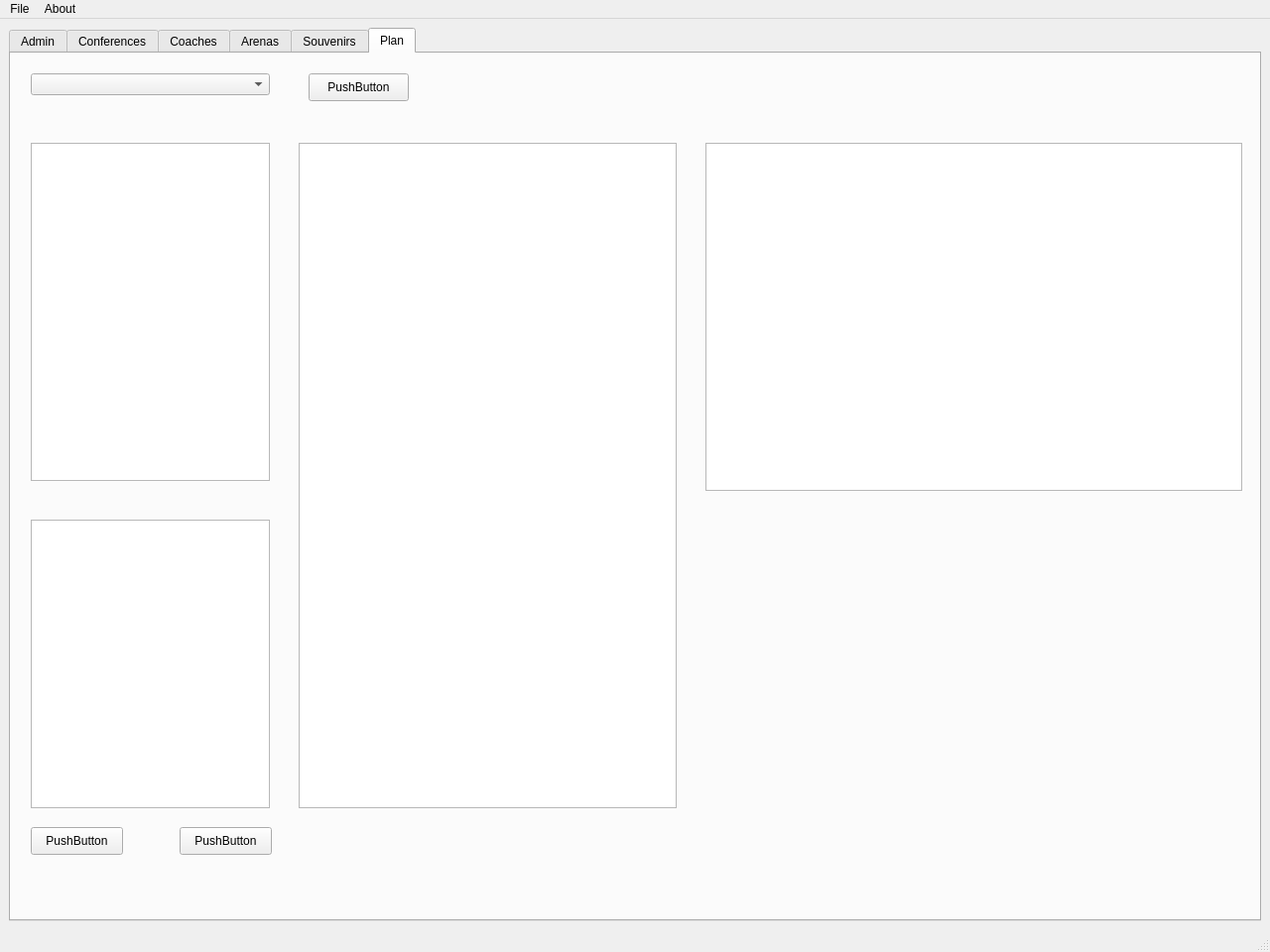
<?xml version="1.0" encoding="UTF-8"?>
<ui version="4.0">
 <class>MainWindow</class>
 <widget class="QMainWindow" name="MainWindow">
  <property name="geometry">
   <rect>
    <x>0</x>
    <y>0</y>
    <width>1280</width>
    <height>960</height>
   </rect>
  </property>
  <property name="windowTitle">
   <string>Let's Play NBA Basketball</string>
  </property>
  <widget class="QWidget" name="centralwidget">
   <layout class="QVBoxLayout" name="verticalLayout_2">
    <item>
     <widget class="QTabWidget" name="tabWidget">
      <property name="tabPosition">
       <enum>QTabWidget::North</enum>
      </property>
      <property name="tabShape">
       <enum>QTabWidget::Rounded</enum>
      </property>
      <property name="currentIndex">
       <number>5</number>
      </property>
      <widget class="QWidget" name="adminTab">
       <attribute name="title">
        <string>Admin</string>
       </attribute>
       <layout class="QGridLayout" name="gridLayout_2">
        <item row="0" column="0">
         <layout class="QVBoxLayout" name="verticalLayout">
          <item>
           <layout class="QHBoxLayout" name="horizontalLayout_2">
            <item>
             <widget class="QLabel" name="editStadiumData_label">
              <property name="sizePolicy">
               <sizepolicy hsizetype="Fixed" vsizetype="Preferred">
                <horstretch>0</horstretch>
                <verstretch>0</verstretch>
               </sizepolicy>
              </property>
              <property name="text">
               <string>Select Stadium</string>
              </property>
             </widget>
            </item>
            <item>
             <widget class="QComboBox" name="editStadiumData_comboBox">
              <property name="sizePolicy">
               <sizepolicy hsizetype="MinimumExpanding" vsizetype="Fixed">
                <horstretch>0</horstretch>
                <verstretch>0</verstretch>
               </sizepolicy>
              </property>
              <property name="maximumSize">
               <size>
                <width>350</width>
                <height>16777215</height>
               </size>
              </property>
             </widget>
            </item>
            <item>
             <spacer name="horizontalSpacer">
              <property name="orientation">
               <enum>Qt::Horizontal</enum>
              </property>
              <property name="sizeHint" stdset="0">
               <size>
                <width>40</width>
                <height>20</height>
               </size>
              </property>
             </spacer>
            </item>
            <item>
             <widget class="QPushButton" name="editStadiumData_resetButton">
              <property name="text">
               <string>Reset</string>
              </property>
             </widget>
            </item>
            <item>
             <widget class="QPushButton" name="editStadiumData_submitButton">
              <property name="text">
               <string>Submit</string>
              </property>
             </widget>
            </item>
           </layout>
          </item>
          <item>
           <spacer name="verticalSpacer_2">
            <property name="orientation">
             <enum>Qt::Vertical</enum>
            </property>
            <property name="sizeHint" stdset="0">
             <size>
              <width>20</width>
              <height>40</height>
             </size>
            </property>
           </spacer>
          </item>
          <item>
           <layout class="QHBoxLayout" name="horizontalLayout">
            <item>
             <layout class="QFormLayout" name="formLayout">
              <item row="0" column="0">
               <widget class="QLabel" name="editStadiumData_editConference_label">
                <property name="text">
                 <string>Conference</string>
                </property>
               </widget>
              </item>
              <item row="0" column="1">
               <widget class="QComboBox" name="editStadiumData_editConference_comboBox"/>
              </item>
              <item row="1" column="0">
               <widget class="QLabel" name="editStadiumData_editDeivision_label">
                <property name="text">
                 <string>Division</string>
                </property>
               </widget>
              </item>
              <item row="1" column="1">
               <widget class="QLineEdit" name="editStadiumData_editDivision_lineEdit"/>
              </item>
              <item row="2" column="0">
               <widget class="QLabel" name="editStadiumData_editTeamName_label">
                <property name="text">
                 <string>Team Name</string>
                </property>
               </widget>
              </item>
              <item row="2" column="1">
               <widget class="QLineEdit" name="editStadiumData_editTeamName_lineEdit"/>
              </item>
              <item row="3" column="0">
               <widget class="QLabel" name="editStadiumData_editLocation_label">
                <property name="text">
                 <string>Location</string>
                </property>
               </widget>
              </item>
              <item row="3" column="1">
               <widget class="QLineEdit" name="editStadiumData_editLocation_lineEdit"/>
              </item>
             </layout>
            </item>
            <item>
             <layout class="QFormLayout" name="formLayout_2">
              <item row="0" column="0">
               <widget class="QLabel" name="editStadiumData_editArenaName_label">
                <property name="text">
                 <string>Arena Name</string>
                </property>
               </widget>
              </item>
              <item row="0" column="1">
               <widget class="QLineEdit" name="editStadiumData_editArenaName_lineEdit"/>
              </item>
              <item row="1" column="0">
               <widget class="QLabel" name="editStadiumData_editStadiumCapacity_label">
                <property name="text">
                 <string>Stadium Capacity</string>
                </property>
               </widget>
              </item>
              <item row="1" column="1">
               <widget class="QSpinBox" name="editStadiumData_editStadiumCapacity_spinBox">
                <property name="maximum">
                 <number>999999</number>
                </property>
               </widget>
              </item>
              <item row="2" column="0">
               <widget class="QLabel" name="editStadiumData_editJoinedLeague_label">
                <property name="text">
                 <string>Joined League</string>
                </property>
               </widget>
              </item>
              <item row="2" column="1">
               <widget class="QSpinBox" name="editStadiumData_editJoinedLeague_spinBox">
                <property name="maximum">
                 <number>9999</number>
                </property>
               </widget>
              </item>
              <item row="3" column="0">
               <widget class="QLabel" name="editStadiumData_editCoach_label">
                <property name="text">
                 <string>Coach</string>
                </property>
               </widget>
              </item>
              <item row="3" column="1">
               <widget class="QLineEdit" name="editStadiumData_editCoach_lineEdit"/>
              </item>
             </layout>
            </item>
           </layout>
          </item>
          <item>
           <spacer name="verticalSpacer">
            <property name="orientation">
             <enum>Qt::Vertical</enum>
            </property>
            <property name="sizeHint" stdset="0">
             <size>
              <width>20</width>
              <height>40</height>
             </size>
            </property>
           </spacer>
          </item>
          <item>
           <layout class="QHBoxLayout" name="horizontalLayout_5">
            <item>
             <spacer name="horizontalSpacer_7">
              <property name="orientation">
               <enum>Qt::Horizontal</enum>
              </property>
              <property name="sizeHint" stdset="0">
               <size>
                <width>40</width>
                <height>20</height>
               </size>
              </property>
             </spacer>
            </item>
            <item>
             <layout class="QGridLayout" name="gridLayout">
              <item row="1" column="0">
               <widget class="QLabel" name="editSouvenir_label_3">
                <property name="text">
                 <string>Souvenir</string>
                </property>
               </widget>
              </item>
              <item row="3" column="0" colspan="2">
               <layout class="QHBoxLayout" name="horizontalLayout_6">
                <item>
                 <widget class="QPushButton" name="editSouvenir_deleteButton">
                  <property name="text">
                   <string>Delete</string>
                  </property>
                 </widget>
                </item>
                <item>
                 <widget class="QPushButton" name="editSouvenir_submitButton">
                  <property name="text">
                   <string>Submit</string>
                  </property>
                 </widget>
                </item>
               </layout>
              </item>
              <item row="2" column="1">
               <widget class="QDoubleSpinBox" name="editSouvenir_doubleSpinBox"/>
              </item>
              <item row="1" column="1">
               <widget class="QComboBox" name="editSouvenir_comboBox"/>
              </item>
              <item row="0" column="0" colspan="2">
               <layout class="QHBoxLayout" name="horizontalLayout_3">
                <item>
                 <spacer name="horizontalSpacer_4">
                  <property name="orientation">
                   <enum>Qt::Horizontal</enum>
                  </property>
                  <property name="sizeHint" stdset="0">
                   <size>
                    <width>40</width>
                    <height>20</height>
                   </size>
                  </property>
                 </spacer>
                </item>
                <item>
                 <widget class="QLabel" name="editSouvenir_label">
                  <property name="text">
                   <string>Edit Souvenir</string>
                  </property>
                 </widget>
                </item>
                <item>
                 <spacer name="horizontalSpacer_5">
                  <property name="orientation">
                   <enum>Qt::Horizontal</enum>
                  </property>
                  <property name="sizeHint" stdset="0">
                   <size>
                    <width>40</width>
                    <height>20</height>
                   </size>
                  </property>
                 </spacer>
                </item>
               </layout>
              </item>
              <item row="2" column="0">
               <widget class="QLabel" name="editSouvenir_label_4">
                <property name="text">
                 <string>Price</string>
                </property>
               </widget>
              </item>
             </layout>
            </item>
            <item>
             <spacer name="horizontalSpacer_6">
              <property name="orientation">
               <enum>Qt::Horizontal</enum>
              </property>
              <property name="sizeHint" stdset="0">
               <size>
                <width>40</width>
                <height>20</height>
               </size>
              </property>
             </spacer>
            </item>
            <item>
             <layout class="QFormLayout" name="formLayout_3">
              <item row="0" column="0" colspan="2">
               <layout class="QHBoxLayout" name="horizontalLayout_4">
                <item>
                 <spacer name="horizontalSpacer_3">
                  <property name="orientation">
                   <enum>Qt::Horizontal</enum>
                  </property>
                  <property name="sizeHint" stdset="0">
                   <size>
                    <width>40</width>
                    <height>20</height>
                   </size>
                  </property>
                 </spacer>
                </item>
                <item>
                 <widget class="QLabel" name="addSouvenir_label">
                  <property name="text">
                   <string>Add Souvenir</string>
                  </property>
                 </widget>
                </item>
                <item>
                 <spacer name="horizontalSpacer_2">
                  <property name="orientation">
                   <enum>Qt::Horizontal</enum>
                  </property>
                  <property name="sizeHint" stdset="0">
                   <size>
                    <width>40</width>
                    <height>20</height>
                   </size>
                  </property>
                 </spacer>
                </item>
               </layout>
              </item>
              <item row="1" column="0">
               <widget class="QLabel" name="addSouvenir_label_2">
                <property name="text">
                 <string>Name</string>
                </property>
               </widget>
              </item>
              <item row="1" column="1">
               <widget class="QLineEdit" name="addSouvenir_lineEdit"/>
              </item>
              <item row="2" column="0">
               <widget class="QLabel" name="addSouvenir_label_3">
                <property name="text">
                 <string>Price</string>
                </property>
               </widget>
              </item>
              <item row="2" column="1">
               <widget class="QDoubleSpinBox" name="addSouvenir_doubleSpinBox"/>
              </item>
              <item row="3" column="1">
               <widget class="QPushButton" name="addSouvenir_pushButton">
                <property name="text">
                 <string>Submit</string>
                </property>
               </widget>
              </item>
             </layout>
            </item>
            <item>
             <spacer name="horizontalSpacer_8">
              <property name="orientation">
               <enum>Qt::Horizontal</enum>
              </property>
              <property name="sizeHint" stdset="0">
               <size>
                <width>40</width>
                <height>20</height>
               </size>
              </property>
             </spacer>
            </item>
           </layout>
          </item>
          <item>
           <spacer name="verticalSpacer_3">
            <property name="orientation">
             <enum>Qt::Vertical</enum>
            </property>
            <property name="sizeHint" stdset="0">
             <size>
              <width>20</width>
              <height>40</height>
             </size>
            </property>
           </spacer>
          </item>
         </layout>
        </item>
       </layout>
      </widget>
      <widget class="QWidget" name="conferencesTab">
       <attribute name="title">
        <string>Conferences</string>
       </attribute>
       <layout class="QGridLayout" name="gridLayout_3">
        <item row="0" column="0">
         <widget class="QSplitter" name="splitter">
          <property name="frameShape">
           <enum>QFrame::Box</enum>
          </property>
          <property name="orientation">
           <enum>Qt::Horizontal</enum>
          </property>
          <widget class="QColumnView" name="conferences_columnView"/>
          <widget class="QTableView" name="conferences_tableView">
           <property name="sizePolicy">
            <sizepolicy hsizetype="Minimum" vsizetype="Expanding">
             <horstretch>0</horstretch>
             <verstretch>0</verstretch>
            </sizepolicy>
           </property>
          </widget>
         </widget>
        </item>
       </layout>
      </widget>
      <widget class="QWidget" name="coachesTab">
       <attribute name="title">
        <string>Coaches</string>
       </attribute>
      </widget>
      <widget class="QWidget" name="arenasTab">
       <attribute name="title">
        <string>Arenas</string>
       </attribute>
      </widget>
      <widget class="QWidget" name="sourvenirsTab">
       <attribute name="title">
        <string>Souvenirs</string>
       </attribute>
      </widget>
      <widget class="QWidget" name="planTab">
       <attribute name="title">
        <string>Plan</string>
       </attribute>
       <widget class="QComboBox" name="selectStartTeamForRecursiveTrip_comboBox">
        <property name="geometry">
         <rect>
          <x>20</x>
          <y>20</y>
          <width>241</width>
          <height>22</height>
         </rect>
        </property>
       </widget>
       <widget class="QTableView" name="selectDestinationStadiumsForRecursiveTrip_tableView">
        <property name="geometry">
         <rect>
          <x>20</x>
          <y>90</y>
          <width>241</width>
          <height>341</height>
         </rect>
        </property>
       </widget>
       <widget class="QTextBrowser" name="displayDestinationStadiumsForRecursiveTrip_textBrowser">
        <property name="geometry">
         <rect>
          <x>20</x>
          <y>470</y>
          <width>241</width>
          <height>291</height>
         </rect>
        </property>
       </widget>
       <widget class="QTableWidget" name="displayRecursiveTrip_tableWidget">
        <property name="geometry">
         <rect>
          <x>290</x>
          <y>90</y>
          <width>381</width>
          <height>671</height>
         </rect>
        </property>
       </widget>
       <widget class="QTableWidget" name="purchaseSouvenirsForRecursiveTrip_tableWidget">
        <property name="geometry">
         <rect>
          <x>700</x>
          <y>90</y>
          <width>541</width>
          <height>351</height>
         </rect>
        </property>
       </widget>
       <widget class="QPushButton" name="resetRecursiveTrip_pushButton">
        <property name="geometry">
         <rect>
          <x>20</x>
          <y>780</y>
          <width>93</width>
          <height>28</height>
         </rect>
        </property>
        <property name="text">
         <string>PushButton</string>
        </property>
       </widget>
       <widget class="QPushButton" name="createRecursiveTrip_pushButton">
        <property name="geometry">
         <rect>
          <x>170</x>
          <y>780</y>
          <width>93</width>
          <height>28</height>
         </rect>
        </property>
        <property name="text">
         <string>PushButton</string>
        </property>
       </widget>
       <widget class="QPushButton" name="createAutomaticRecursiveTrip_pushButton">
        <property name="geometry">
         <rect>
          <x>300</x>
          <y>20</y>
          <width>101</width>
          <height>28</height>
         </rect>
        </property>
        <property name="text">
         <string>PushButton</string>
        </property>
       </widget>
      </widget>
     </widget>
    </item>
   </layout>
  </widget>
  <widget class="QMenuBar" name="menubar">
   <property name="geometry">
    <rect>
     <x>0</x>
     <y>0</y>
     <width>1280</width>
     <height>26</height>
    </rect>
   </property>
   <widget class="QMenu" name="menuFile">
    <property name="title">
     <string>File</string>
    </property>
    <addaction name="actionLogin"/>
    <addaction name="actionQuit"/>
   </widget>
   <widget class="QMenu" name="menuAbout">
    <property name="title">
     <string>About</string>
    </property>
    <addaction name="actionAbout"/>
   </widget>
   <addaction name="menuFile"/>
   <addaction name="menuAbout"/>
  </widget>
  <widget class="QStatusBar" name="statusbar"/>
  <action name="actionLogin">
   <property name="text">
    <string>Login</string>
   </property>
   <property name="shortcut">
    <string>Ctrl+L</string>
   </property>
   <property name="visible">
    <bool>true</bool>
   </property>
  </action>
  <action name="actionQuit">
   <property name="text">
    <string>Quit</string>
   </property>
   <property name="shortcut">
    <string>Ctrl+Q</string>
   </property>
   <property name="menuRole">
    <enum>QAction::QuitRole</enum>
   </property>
  </action>
  <action name="actionAbout">
   <property name="text">
    <string>About</string>
   </property>
  </action>
 </widget>
 <resources/>
 <connections/>
</ui>
